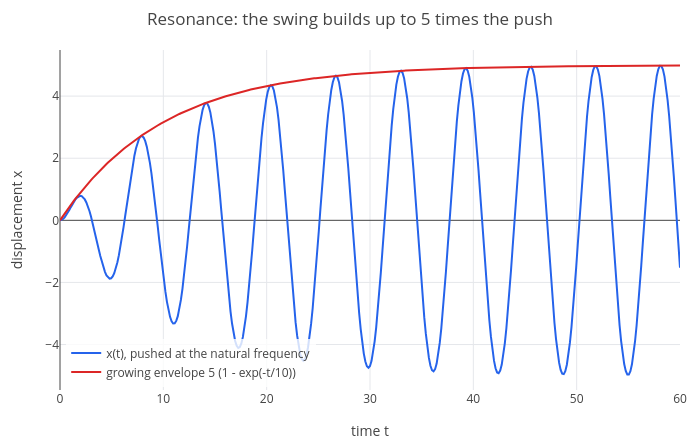

Source (notebook cell):
### Code cell
p = plot(5*sin(t) - 5.025*exp(-0.1*t)*sin(0.995*t), t, 0, 60);
p = show(p, plot(5*(1 - exp(-0.1*t)), t, 0, 60));
p = legend(p, "x(t), pushed at the natural frequency", "growing envelope 5 (1 - exp(-t/10))");
labels(title(p, "Resonance: the swing builds up to 5 times the push"), "time t", "displacement x")

### Figure 1 — Plotly figure (JSON) as saved in the notebook; plotly's stock layout.template omitted (floating-point values rounded to 4 significant figures; data arrays with more than 128 entries replaced by an {"elided": "..."} marker saying what was removed)
{"data": [{"line": {"color": "#2563eb", "width": 2}, "mode": "lines", "name": "x(t), pushed at the natural frequency", "type": "scatter", "x": {"elided": "402 float values"}, "y": {"elided": "402 float values"}}, {"line": {"color": "#dc2626", "width": 2}, "mode": "lines", "name": "growing envelope 5 (1 - exp(-t/10))", "type": "scatter", "x": {"elided": "402 float values"}, "y": {"elided": "402 float values"}}], "layout": {"height": 440, "legend": {"bgcolor": "rgba(255,255,255,0.8)", "x": 0.01, "xanchor": "left", "y": 0.01, "yanchor": "bottom"}, "margin": {"b": 50, "l": 60, "r": 20, "t": 50}, "showlegend": true, "title": {"text": "Resonance: the swing builds up to 5 times the push"}, "width": 700, "xaxis": {"title": {"text": "time t"}, "zeroline": true}, "yaxis": {"range": [-5.465, 5.485], "title": {"text": "displacement x"}, "zeroline": true}}}
